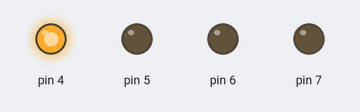
A sketch run on a simulated Arduino Uno, built with avr-gcc and run on an emulated ATmega328P. On the bench: output pins drawn as LEDs (lit = HIGH). What the sketch prints to the serial monitor is not drawn.

Above: at 0.1 s.
Timing chart, 0 to 1.6 s (numbered marks = the images above):
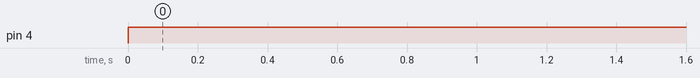

The sketch:

test.ino
```cpp
void setup() {
  Serial.begin(9600);
  pinMode(4, OUTPUT);
  pinMode(5, OUTPUT);
  pinMode(6, OUTPUT);
  pinMode(7, OUTPUT);
}

void loop() {
  digitalWrite(4, HIGH);
  digitalWrite(5, LOW);
  digitalWrite(6, LOW);
  digitalWrite(7, LOW);
  Serial.println("Transmitted");
}
```

Measured:
- by itself, pin 4: LOW → HIGH at 0.00 s
